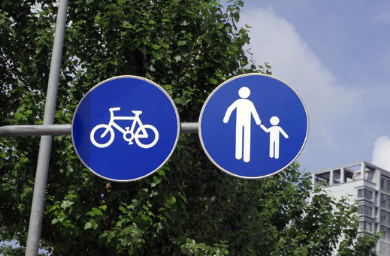
#> input picture lab2/test_sobel.png, 390 x 256 px
$ jupyter execute --allow-errors lab2.ipynb
#> lines starting #> are read from the running program, lines starting #| are printed output that depends on the picture
[cell 1]
import matplotlib.pyplot as plt

## 关键点检测和描述

1.图像读取和灰度化：

[cell 2]
#将RGB图像转换为灰度图像
def RGB2GRAY(image):
    gray=[]
    height = len(image)
    width = len(image[0])
    for i in range(height):
        row=[]
        for j in range(width):
            r,g,b = image[i][j]
            I = 0.2989*r +0.587*g + 0.114*b
            row.append(I)
        gray.append(row)
    return gray

[cell 3]
def read_image(filename):
#> called with filename = 'test_sobel.png'
    image =plt.imread(filename)
#> image is the input picture: shape (256, 390, 3) float32; mean R, G, B 0.304, 0.342, 0.391
    image = image.tolist()
#> image = 256 items
    if len(image[0][0]) == 3:
        image_gray = RGB2GRAY(image)
#> in RGB2GRAY, `height = len(image)`: height = 256
#> in RGB2GRAY, `width = len(image[0])`: width = 390
#> after the loop in RGB2GRAY, `for i in range(height):`: gray = 256 items
#> image_gray = 256 items
    else:
        image_gray = image
    return image_gray

[cell 4]
#使用matplotlib显示灰度图像
img = read_image('test_sobel.png')
#> img = 256 items
plt.imshow(img,cmap='gray')
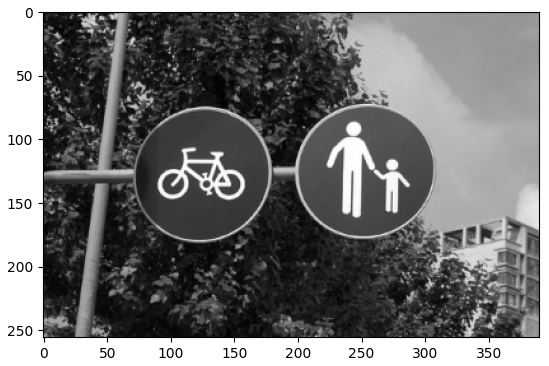
#> figure drawn by matplotlib, 1 panel

[cell 5]
#计算Sobel算子
def compute_sobel_operator(image_gray):
    height = len(image_gray)
    width = len(image_gray[0])

    Gx = [[-1,0,1],
          [-2,0,2],
          [-1,0,1]]

    Gy = [[-1,-2,-1],
          [0,0,0],
          [1,2,1]]

    kernel_height = len(Gx)
    kernel_width = len(Gx[0])

    Ix = []
    Iy = []

    for i in range(height-kernel_height+1):
        row_x=[]
        row_y=[]
        for j in range(width-kernel_width+1):
            Sum_x = 0
            Sum_y = 0
            for x in range(kernel_height):
                for y in range(kernel_width):
                    pixel_x = image_gray[x+i][y+j]*Gx[x][y]
                    pixel_y = image_gray[x+i][y+j]*Gy[x][y]
                    Sum_x +=pixel_x
                    Sum_y +=pixel_y
            row_x.append(Sum_x)
            row_y.append(Sum_y)
        Ix.append(row_x)
        Iy.append(row_y)

    return Ix,Iy

[cell 6]
#调用numpy来测试
import numpy as np
X,y = compute_sobel_operator(img)
#> in compute_sobel_operator, `height = len(image_gray)`: height = 256
#> in compute_sobel_operator, `width = len(image_gray[0])`: width = 390
#> after the loop in compute_sobel_operator, `for i in range(height-kernel_height+1):`: Ix = 254 items
#> X = 254 items; y = 254 items
x = np.array(X)
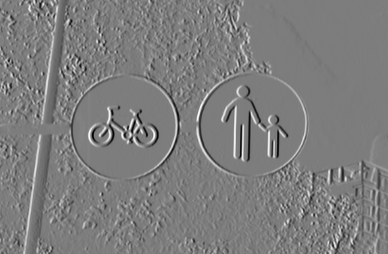
#> x: shape (254, 388) float64; min -3.01, max 3.12, mean 0.00889; drawn with min black and max white
y = np.array(y)
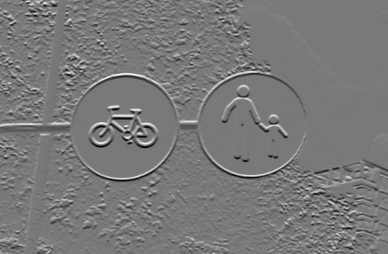
#> y: shape (254, 388) float64; min -3.03, max 3.32, mean -0.00594; drawn with min black and max white
G = np.hypot(x,y)
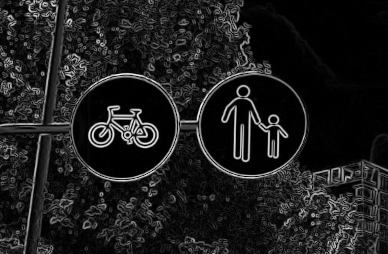
#> G: shape (254, 388) float64; min 0, max 3.37, mean 0.398; drawn with min black and max white
G = (G/G.max()) * 255
plt.imshow(G,cmap = 'gray')
plt.show()

[cell 7]
def compute_gradient_products(Ix,Iy):
    height = len(Ix)
    width = len(Ix[0])

    Ixx = []
    Iyy = []
    Ixy = []

    for i in range(height):
        row_xx = []
        row_yy = []
        row_xy = []
        for j in range(width):
            ix = Ix[i][j]
            iy = Iy[i][j]
            ixx = ix * ix
            iyy = iy * iy
            ixy = ix* iy
            row_xx.append(ixx)
            row_yy.append(iyy)
            row_xy.append(ixy)
        Ixx.append(row_xx)
        Ixy.append(row_xy)
        Iyy.append(row_yy)
    return Ixx,Iyy,Ixy

$
G(x,y) = \frac{1}{{2\pi\sigma^2}} \exp \left( -\frac{x^2+y^2}{2\sigma^2} \right)
$

### Применение гауссова фильтра

Новое значение пикселя вычисляется с помощью свёртки:

$
I_{\text{new}}(x, y) = \sum_{i=-k}^{k} \sum_{j=-k}^{k} G(i, j) \cdot I(x + i, y + j)
$

где $ k $ определяется размером фильтра (обычно $ k = 3 $ или $ k = 5 $).

[cell 8]
import math

def gaussian_kernal(size,sigma):
    kernel = []
    center = size // 2
    sum_val = 0

    for i in range(size):
        row = []
        for j in range(size):
            x = j-center
            y = i-center
            #x 和 y 是相对于中心的坐标，因此需要减去 center。
            exponent = -(x**2 + y**2) / (2*sigma**2)
            value = (1/(2*math.pi*sigma**2))*math.exp(exponent)
            row.append(value)
            sum_val += value
        kernel.append(row)
    #归一化核
    for i in range(size):
        for j in range(size):
            kernel[i][j] /=sum_val

    return kernel

[cell 9]
def convolve(image,kernel):
    height = len(image)
    width = len(image[0])
    kernel_size = len(kernel)

    result = [[0 for _ in range(width-kernel_size+1)]for _ in range(height-kernel_size+1)]

    for i in range(height-kernel_size+1):
        for j in range(width-kernel_size+1):
            sum_val = 0
            for m in range(kernel_size):
                for n in range(kernel_size):
                    pixel = image[i+m][j+n]*kernel[m][n]
                    sum_val+=pixel
            result[i][j] = sum_val

    return result

$𝑅= det(𝑀)−𝑘*(trace(𝑀))^2$<br>
$det(M)=I_x^2 * I_y^2 -(I_xI_y)^2$<br>
$ trace(M) = I_x^2 + I_y^2$

[cell 10]
def compute_R(Sxx,Syy,Sxy,k=0.04):
    height = len(Sxx)
    width = len(Sxx[0])

    R = [[0 for _ in range(width)]for _ in range(height)]

    for i in range(height):
        for j in range(width):
            det = Sxx[i][j] * Syy[i][j] - Sxy[i][j]**2
            trace = Sxx[i][j] + Syy[i][j]
            R[i][j] = det - k*(trace**2)
    return R

[cell 11]
#整合之前的几个函数，实现harris角点检测
def harris_corner_detection(image_gray,k=0.04,gussian_size=3,sigma=1.5):
    Ix,Iy = compute_sobel_operator(image_gray)
    Ixx,Iyy,Ixy = compute_gradient_products(Ix,Iy)
    kernel = gaussian_kernal(gussian_size,sigma)
    Sxx = convolve(Ixx,kernel)
    Syy = convolve(Iyy,kernel)
    Sxy = convolve(Ixy,kernel)
    R = compute_R(Sxx,Syy,Sxy,k)
    return R

非极大值抑制和阈值处理

[cell 12]
def non_maximum_suppression(R,threshold):
    height = len(R)
    width = len(R[0])
    corners = []

    for i in range(1,height-1):
        for j in range(1,width-1):
            #使用非极大值抑制检查该像素的 3x3 邻域
            #R[i][j]就是3x3矩阵中心点坐标
            #如果当前像素在邻域内具有最大响应值，则认为其为角点。
            if R[i][j] > threshold:
                local_max = True
                for m in range(-1,2):
                    for n in range(-1,2):
                        if R[i+m][j+n] > R[i][j]:
                            local_max = False
                            break
                    if not local_max:
                        break
#将该像素的位置 (i, j) 和对应的响应值 R[i][j] 添加到 corners 字典中
                if local_max:
                    corners.append({'x':j,'y':i,'response':R[i][j]})
    return corners

生成特征描述符

[cell 13]
def compute_gradient_magnitude_orientation(Ix,Iy):
    height = len(Ix)
    width = len(Ix[0])
    magnitude = [[0 for _ in range(width)]for _ in range(height)]
    orientation = [[0 for _ in range(width)]for _ in range(height)]

    for y in range(height):
        for x in range(width):
            gx = Ix[y][x]
            gy = Iy[y][x]
            magnitude[y][x] = (gx**2+gy**2)**0.5
            orientation[y][x] = (math.degrees(math.atan2(gy,gx))+360)%360
    return magnitude,orientation

def compute_keypoint_orientations(keypoints,magnitude,orientation):
    for kp in keypoints:
        x = kp['x']
        y = kp['y']
        #定义邻域半径
        radius = 8
        hist_bins = 36
        hist = [0]*hist_bins

        for i in range(-radius,radius+1):
            for j in range(-radius,radius+1):
                xj = x+j
                yi = y+i
                #限制范围
                if 0 <= xj <len(magnitude[0]) and 0 <= yi <len(magnitude):
                    #计算距离高斯权重
                    distance = (i ** 2 + j ** 2) ** 0.5
                    if distance > radius:
                        continue
                    weight = math.exp(-(distance ** 2)) / (2*(radius / 2)**2)
                    #获取梯度幅值和方向
                    mag = magnitude[yi][xj] * weight
                    angle = orientation[yi][xj]
                    #计算直方图索引
                    bin_idx = int(angle / 10) % hist_bins
                    hist[bin_idx] += mag
        #找到直方图中最大值
        max_bin_value = max(hist)
        max_bin_index = hist.index(max_bin_value)
        kp_angle = max_bin_index*10 #每个桶10°
        kp['angle'] = kp_angle

[cell 14]
def compute_sift_descriptors(image_gray, keypoints, magnitude, orientation):
    height = len(image_gray)
    width = len(image_gray[0])
    radius = 8
    descriptors = []

    # 检查输入数组大小
    assert len(magnitude) == height and len(magnitude[0]) == width, "Magnitude array size mismatch"
    assert len(orientation) == height and len(orientation[0]) == width, "Orientation array size mismatch"

    for kp in keypoints:
        x = kp['x']
        y = kp['y']

        # 跳过靠近边缘的关键点
        if (x < radius or x >= width - radius or
            y < radius or y >= height - radius):
            continue

        descriptor = [0] * 128
        kp_angle = kp.get('angle', 0)

        for sub_y in range(-radius, radius + 1):
            for sub_x in range(-radius, radius + 1):
                xi = x + sub_x
                yj = y + sub_y
                if 0 <= xi < width and 0 <= yj < height:
                    bin_x = int((sub_x + radius) / 4)
                    bin_y = int((sub_y + radius) / 4)
                    if 0 <= bin_x < 4 and 0 <= bin_y < 4:
                        mag = magnitude[yj][xi]
                        angle = orientation[yj][xi] - kp_angle
                        angle = (angle + 360) % 360

                        bin_orientation = int(angle / 45) % 8
                        index = (bin_y * 4 + bin_x) * 8 + bin_orientation
                        descriptor[index] += mag

        # 归一化
        norm = sum([v ** 2 for v in descriptor]) ** 0.5
        if norm > 0:
            descriptor = [v / norm for v in descriptor]

        kp['descriptor'] = descriptor
        descriptors.append(kp)

    return descriptors

[cell 15]
Ix,Iy = compute_sobel_operator(img)
#> Ix = 254 items; Iy = 254 items
print(len(Ix))
#| 254
r = harris_corner_detection(img)
#> in compute_gradient_products, `height = len(Ix)`: height = 254
#> in compute_gradient_products, `width = len(Ix[0])`: width = 388
#> after the loop in compute_gradient_products, `for i in range(height):`: Ixx = 254 items
#> in convolve, `height = len(image)`: height = 254
#> in convolve, `width = len(image[0])`: width = 388
#> after the loop in convolve, `for i in range(height-kernel_size+1):`: result = 252 items
#> in compute_R, `height = len(Sxx)`: height = 252
#> in compute_R, `width = len(Sxx[0])`: width = 386
#> after the loop in compute_R, `for i in range(height):`: R = 252 items
#> r = 252 items
# 设定阈值为响应值最大值的 20%
max_response = max([max(row) for row in r])
#> max_response = 5.33
threshold = max_response * 0.2
#> threshold = 1.07
#非极大值抑制和阈值处理计算角点
keypoints = non_maximum_suppression(r, threshold)
#> in non_maximum_suppression, `height = len(R)`: height = 252
#> in non_maximum_suppression, `width = len(R[0])`: width = 386
#> after the loop in non_maximum_suppression, `for i in range(1,height-1):`: corners = 135 items
#> keypoints = 135 items
magnitude, orientation = compute_gradient_magnitude_orientation(Ix, Iy)
#> in compute_gradient_magnitude_orientation, `height = len(Ix)`: height = 254
#> in compute_gradient_magnitude_orientation, `width = len(Ix[0])`: width = 388
#> after the loop in compute_gradient_magnitude_orientation, `for y in range(height):`: magnitude = 254 items
#> magnitude = 254 items; orientation = 254 items
    # 计算关键点的主要方向
compute_keypoint_orientations(keypoints, magnitude, orientation)
#> the loop in compute_keypoint_orientations, `for kp in keypoints:` made 135 passes
#> (x, y, max_bin_value, max_bin_index, kp_angle) on passes 1 to 11: (38, 1, 0.0715, 8, 80), (51, 1, 0.0699, 5, 50), (32, 2, 0.0604, 7, 70), (43, 2, 0.052, 5, 50), (45, 3, 0.11, 11, 110), (29, 4, 0.0527, 6, 60), (52, 4, 0.0927, 33, 330), (55, 5, 0.0811, 27, 270), (39, 6, 0.101, 19, 190), (28, 7, 0.0686, 2, 20), (33, 13, 0.035, 4, 40)
keypoints

[cell 16]
    # 生成 SIFT 特征描述符
# 在调用函数之前，打印尺寸信息
print("Image size:", len(img), len(img[0]))
#| Image size: 256 390
print("Magnitude size:", len(magnitude), len(magnitude[0]))
#| Magnitude size: 254 388
print("Orientation size:", len(orientation), len(orientation[0]))
#| Orientation size: 254 388
#> (the rest of this cell did not finish here and is left out)

#> in compute_sift_descriptors, `height = len(image_gray)`: height = 256
#> in compute_sift_descriptors, `width = len(image_gray[0])`: width = 390
descriptors

[cell 17]
def draw_keypoints(image_gray, keypoints):
    import matplotlib.patches as patches

    fig, ax = plt.subplots(1)
    ax.imshow(image_gray, cmap='gray')

    for kp in keypoints:
        x = kp['x']
        y = kp['y']
        rect = patches.Rectangle((x - 1.5, y - 1.5), 3, 3, linewidth=1, edgecolor='r', facecolor='none')
        ax.add_patch(rect)

    plt.show()

[cell 18]
draw_keypoints(G,keypoints)
#> the loop in draw_keypoints, `for kp in keypoints:` made 135 passes
#> (kp, x, y) on passes 1 to 11: ({'x': 38, 'y': 1, 'response': 1.54, 'angle': 80}, 38, 1), ({'x': 51, 'y': 1, 'response': 2.8, 'angle': 50}, 51, 1), ({'x': 32, 'y': 2, 'response': 1.77, 'angle': 70}, 32, 2), ({'x': 43, 'y': 2, 'response': 3.37, 'angle': 50}, 43, 2), ({'x': 45, 'y': 3, 'response': 1.67, 'angle': 110}, 45, 3), ({'x': 29, 'y': 4, 'response': 2.72, 'angle': 60}, 29, 4), ({'x': 52, 'y': 4, 'response': 3, 'angle': 330}, 52, 4), ({'x': 55, 'y': 5, 'response': 1.21, 'angle': 270}, 55, 5), ({'x': 39, 'y': 6, 'response': 1.08, 'angle': 190}, 39, 6), ({'x': 28, 'y': 7, 'response': 1.65, 'angle': 20}, 28, 7), ({'x': 33, 'y': 13, 'response': 2.53, 'angle': 40}, 33, 13)
#> in draw_keypoints, `plt.show()`:
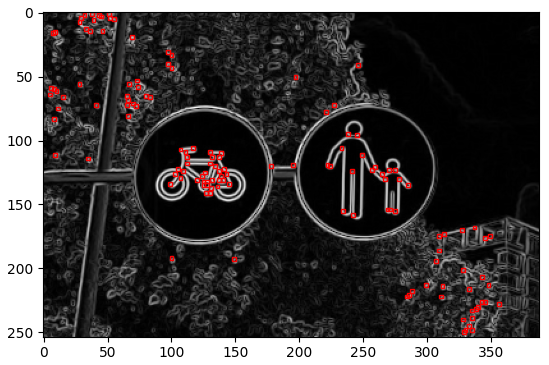
#> figure drawn by matplotlib, 1 panel
